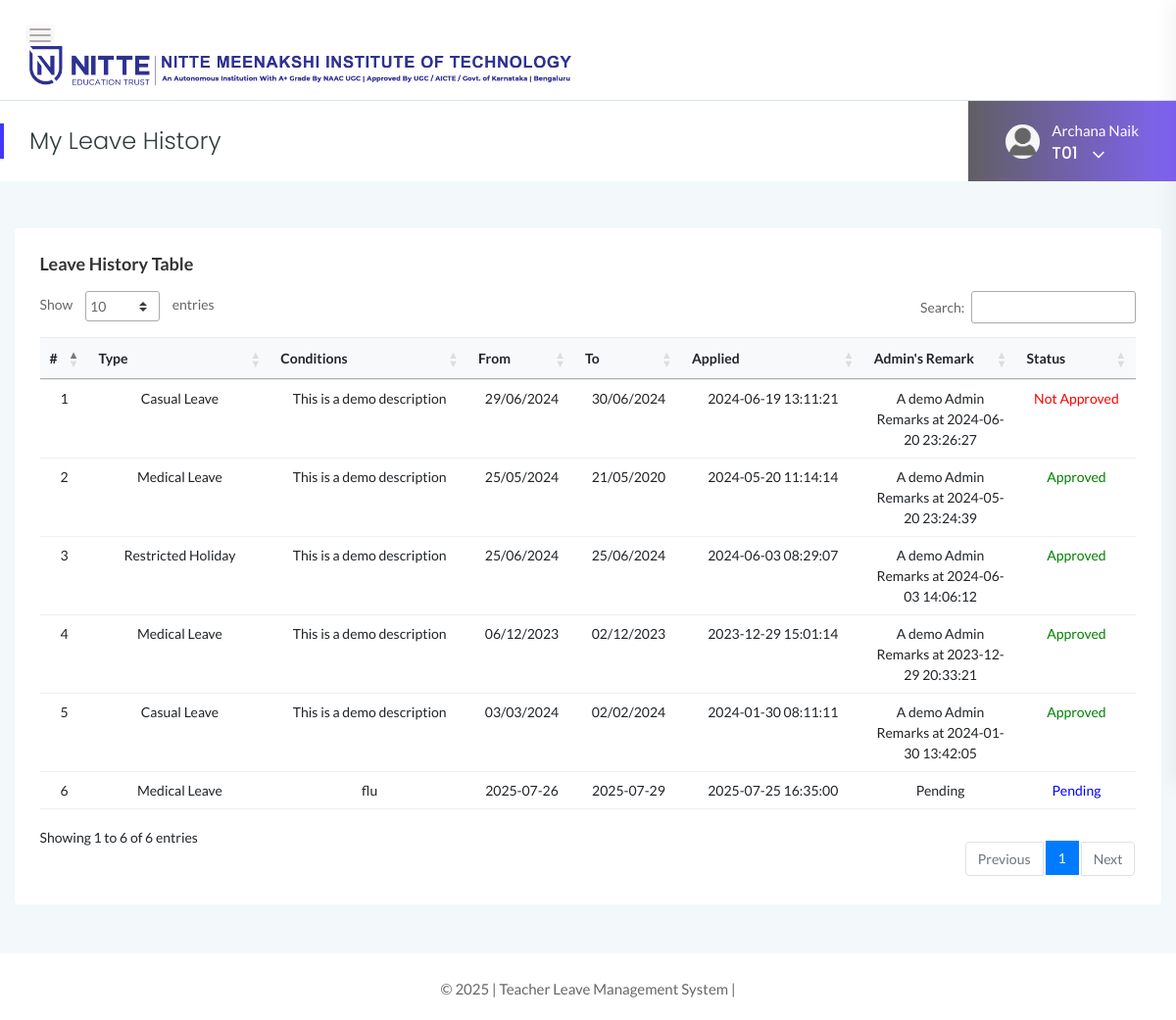
The app's page /webapp/teachers/leave-history.php (signed in) with its own data.
### tables this page shows
CREATE TABLE `tblteachers` (
  `id` int(11) NOT NULL,
  `teacherid` varchar(50) NOT NULL,
  `FirstName` varchar(150) NOT NULL,
  `LastName` varchar(150) NOT NULL,
  `EmailId` varchar(200) NOT NULL,
  `Password` varchar(100) NOT NULL,
  `Gender` varchar(100) NOT NULL,
  `JoiningDate` varchar(100) NOT NULL,
  `Department` varchar(255) NOT NULL,
  `Designation` varchar(255) NOT NULL,
  `Status` int(1) NOT NULL,
  `RegDate` timestamp NOT NULL DEFAULT current_timestamp()
);

CREATE TABLE `tblleaves` (
  `id` int(11) NOT NULL,
  `LeaveType` varchar(110) NOT NULL,
  `ToDate` varchar(120) NOT NULL,
  `FromDate` varchar(120) NOT NULL,
  `Description` mediumtext NOT NULL,
  `PostingDate` timestamp NOT NULL DEFAULT current_timestamp(),
  `AdminRemark` mediumtext DEFAULT NULL,
  `AdminRemarkDate` varchar(120) DEFAULT NULL,
  `Status` int(1) NOT NULL,
  `IsRead` int(1) NOT NULL,
  `teacherid` int(11) DEFAULT NULL
);

### webapp/teachers/leave-history.php (the view, shortened to what this page needs)
<?php
    include('includes/dbconn.php');
    if(strlen($_SESSION['teacherlogin'])==0){
    header('location:../index.php');
    }   else    {
 ?>
<!doctype html>
<html class="no-js" lang="en">
<head>
    <link rel="stylesheet" href="../assets/css/bootstrap.min.css">
    <link rel="stylesheet" href="../assets/css/font-awesome.min.css">
    <link rel="stylesheet" href="../assets/css/themify-icons.css">
    <link rel="stylesheet" href="../assets/css/metisMenu.css">
    <link rel="stylesheet" href="../assets/css/owl.carousel.min.css">
    <link rel="stylesheet" href="../assets/css/slicknav.min.css">
    <link rel="stylesheet" href="https://www.amcharts.com/lib/3/plugins/export/export.css" type="text/css" media="all" />
    <link rel="stylesheet" type="text/css" href="https://cdn.datatables.net/1.10.19/css/jquery.dataTables.css">
    <link rel="stylesheet" type="text/css" href="https://cdn.datatables.net/1.10.18/css/dataTables.bootstrap4.min.css">
    <link rel="stylesheet" type="text/css" href="https://cdn.datatables.net/responsive/2.2.3/css/responsive.bootstrap.min.css">
    <link rel="stylesheet" type="text/css" href="https://cdn.datatables.net/responsive/2.2.3/css/responsive.jqueryui.min.css">
    <link rel="stylesheet" href="../assets/css/typography.css">
    <link rel="stylesheet" href="../assets/css/default-css.css">
    <link rel="stylesheet" href="../assets/css/styles.css">
    <link rel="stylesheet" href="../assets/css/responsive.css">
</head>
<body>
    <div class="page-container">
        <div class="main-content">
            <div class="header-area">
                <div class="row align-items-center">
                    <div class="col-md-6 col-sm-8 clearfix">
                        <div class="nav-btn pull-left">
                            <span></span>
                            <span></span>
                            <span></span>
                        </div>
                        <div class="pull-left">
                            <img src="../assets/images/nittelogo.png" alt="icon" >
                        </div>
                    </div>
                    <div class="col-md-6 col-sm-4 clearfix">
                    </div>
                </div>
            </div>
            <div class="page-title-area">
                <div class="row align-items-center">
                    <div class="col-sm-6">
                        <div class="breadcrumbs-area clearfix">
                            <h4 class="page-title pull-left">My Leave History</h4>
                        </div>
                    </div>
                    <div class="col-sm-6 clearfix">
                         <?php include '../includes/teacher-profile-section.php'?>
                    </div>
                </div>
            </div>
            <div class="main-content-inner">
                <div class="row">
                    <div class="col-12 mt-5">
                        <div class="card">
                            <div class="card-body">
                                <h4 class="header-title">Leave History Table</h4>
                                <div class="data-tables">
                                    <table id="dataTable" class="table table-hover progress-table text-center">
                                        <thead class="bg-light text-capitalize">
                                            <tr>
                                                <th>#</th>
                                                <th width="150">Type</th>
                                                <th>Conditions</th>
                                                <th>From</th>
                                                <th>To</th>
                                                <th width="150">Applied</th>
                                                <th width="120">Admin's Remark</th>
                                                <th>Status</th>
                                            </tr>
                                        </thead>
                                        <tbody>
                                        <?php
                                        $tid=$_SESSION['tid'];
                                        $sql = "SELECT LeaveType,ToDate,FromDate,Description,PostingDate,AdminRemarkDate,AdminRemark,Status from tblleaves where teacherid=:tid";
                                        $query = $dbh -> prepare($sql);
                                        $query->bindParam(':tid',$tid,PDO::PARAM_STR);
                                        $query->execute();
                                        $results=$query->fetchAll(PDO::FETCH_OBJ);
                                        $cnt=1;
                                        if($query->rowCount() > 0){
                                        foreach($results as $result)
                                        {  ?>
                                            <tr>
                                            <td> <?php echo htmlentities($cnt);?></td>
                                            <td><?php echo htmlentities($result->LeaveType);?></td>
                                            <td><?php echo htmlentities($result->Description);?></td>
                                            <td><?php echo htmlentities($result->FromDate);?></td>
                                            <td><?php echo htmlentities($result->ToDate);?></td>
                                            <td><?php echo htmlentities($result->PostingDate);?></td>
                                            <td><?php if($result->AdminRemark=="")
                                            {
                                            echo htmlentities('Pending');
                                            } else {
                                            echo htmlentities(($result->AdminRemark)." "."at"." ".$result->AdminRemarkDate);
                                            }
                                            ?>
                                            </td>
                                            <td> <?php $stats=$result->Status;
                                                if($stats==1){
                                             ?>
                                                 <span style="color: green">Approved</span>
                                                 <?php } if($stats==2)  { ?>
                                                <span style="color: red">Not Approved</span>
                                                 <?php } if($stats==0)  { ?>
                                                <span style="color: blue">Pending</span>
                                                <?php } ?>
                                             </td>
                                        </tr>
                                         <?php $cnt++;} }?>
                                        </tbody>
                                    </table>
                                </div>
                            </div>
                        </div>
                    </div>
                </div>
            </div>
        </div>
        <?php include '../includes/footer.php' ?>
    </div>
</body>
</html>
<?php } ?>

### webapp/includes/teacher-profile-section.php (shortened to what this page needs)
<div class="user-profile pull-right">
         <img class="avatar user-thumb" src="../assets/images/avatar.jpg" alt="avatar">
        <h4 class="user-name dropdown-toggle" data-toggle="dropdown"><?php include 'logged.php' ?> <i class="fa fa-angle-down"></i></h4>
</div>

### webapp/includes/logged.php (shortened to what this page needs)
<?php
    include '../includes/dbconn.php';
    $tid=$_SESSION['tid'];
    $sql = "SELECT FirstName,LastName,teacherid from  tblteachers where id=:tid";
    $query = $dbh -> prepare($sql);
    $query->bindParam(':tid',$tid,PDO::PARAM_STR);
    $query->execute();
    $results=$query->fetchAll(PDO::FETCH_OBJ);
    if($query->rowCount() > 0){
        foreach($results as $result)
    {    ?>
        <p style="color:white;"><?php echo htmlentities($result->FirstName." ".$result->LastName);?></p>
        <span><?php echo htmlentities($result->teacherid)?></span>
<?php }
    }
?>

### webapp/includes/footer.php
<footer>
        <div class="footer-area">
                <p>© <?php echo date("Y");?> | Teacher Leave Management System |</p>
        </div>
</footer>

### webapp/assets/css/typography.css (style rules this page uses)
body { font-size: 14px; font-family: 'Lato', sans-serif; }
h1, h2, h3, h4, h5, h6 { margin: 0; font-family: 'Poppins', sans-serif; }
p { font-family: 'Lato', sans-serif; font-size: 15px; line-height: 26px; color: #444; margin-bottom: 0; }

### webapp/assets/css/default-css.css (style rules this page uses)
* { margin: 0; padding: 0; box-sizing: border-box; }
*, *:before, *:after { -moz-box-sizing: border-box; -webkit-box-sizing: border-box; box-sizing: border-box; }
html { -webkit-font-smoothing: antialiased; }
body { background: #fff; font-weight: normal; -webkit-font-smoothing: antialiased; -webkit-text-size-adjust: 100%; }
img { max-width: 100%; height: auto; }
:root { --primary-color: #4336FB; }

### webapp/assets/css/styles.css (style rules this page uses)
.page-container { width: 100%; height: 100%; min-height: 100vh; padding-left: 280px; -webkit-transition: padding-left 0.3s ease 0s; transition: padding-left 0.3s ease 0s; }
.sbar_collapsed.page-container { padding-left: 0; }
.card { border: none; border-radius: 4px; background-color: #fff; -webkit-transition: all 0.3s ease 0s; transition: all 0.3s ease 0s; }
.card-body { padding: 25.6px; padding: 1.6rem; }
.main-content { width: 100%; background: #f3f8fb; }
.main-content-inner { padding: 0 30px 50px; }
.footer-area { overflow:hidden; }
.header-area { padding: 15px 30px; background: #fff; border-bottom: 1px solid #d8e3e7; overflow:hidden; }
.nav-btn { margin: 10px 30px 0 0; cursor: pointer; }
.nav-btn span { display: block; width: 22px; height: 2px; background: #b3aaaa; margin: 4px 0; border-radius: 15px; -webkit-transition: all 0.3s ease 0s; transition: all 0.3s ease 0s; box-shadow: 0 0 0 4px rgba(99, 96, 96, 0.03); }
.nav-btn span:nth-child(2) { opacity: 0; }
.nav-btn span:first-child { -webkit-transform: rotate(45deg) translate(5px, 5px); transform: rotate(45deg) translate(5px, 5px); }
.nav-btn span:last-child { -webkit-transform: rotate(-45deg) translate(3px, -3px); transform: rotate(-45deg) translate(3px, -3px); }
.sbar_collapsed .nav-btn span { transform: none; opacity: 1; }
.page-title-area { padding: 0 30px; background: #fff; position: relative; }
.page-title-area:before { content: ""; position: absolute; left: 0; top: 50%; width: 4px; height: 36px; background: var(--primary-color); -webkit-transform: translateY(-50%); transform: translateY(-50%); }
.page-title { font-size: 24px; font-weight: 300; color: #313b3d; letter-spacing: 0; margin-right: 30px; }
.user-profile { margin-right: -30px; display: -webkit-box; display: -ms-flexbox; display: flex; -webkit-box-align: center; -ms-flex-align: center; align-items: center; -ms-flex-wrap: wrap; flex-wrap: wrap; background: -webkit-linear-gradient(left, #635f67 0%, #8063f5 100%); background: linear-gradient(to right, #615f64 0%, #8063f5 100%); padding: 17px 38px; position: relative; }
.user-profile img.avatar { height: 35px; width: 35px; border-radius: 50%; margin-right: 12px; }
.user-name { font-size: 17px; font-weight: 500; color: #fff; letter-spacing: 0; cursor: pointer; -webkit-user-select: none; -moz-user-select: none; -ms-user-select: none; user-select: none; }
.user-name i { margin-left: 10px; font-size: 21px; vertical-align: middle; position: relative; }
.notification-area .dropdown-toggle, .user-name.dropdown-toggle { position: relative; }
.notification-area .dropdown-toggle:after, .user-name.dropdown-toggle:after { display: none; }
.header-title { font-family: "Lato", sans-serif; font-size: 18px; font-weight: 600; letter-spacing: 0; color: #333; text-transform: capitalize; margin-bottom: 17px; }
.footer-area { text-align: center; padding: 23px 0 19px; background: #fff; }
.footer-area p { color: #676666; margin-bottom: 0; }
table tr th { border-bottom: none; }
table tr th, table tr td { border-top: 1px solid rgba(120, 130, 140, 0.13) !important; }
table.dataTable.no-footer { border-bottom: 1px solid rgba(120, 130, 140, 0.13) !important; }
table.dataTable thead th, table.dataTable thead td { border-bottom-color: transparent; }

### records on screen
tblteachers: FirstName+LastName "Archana Naik", teacherid "T01"
tblleaves: LeaveType "Casual Leave", Description "This is a demo description", FromDate "29/06/2024", ToDate "30/06/2024", PostingDate "2024-06-19 13:11:21", AdminRemark+AdminRemarkDate "A demo Admin Remarks at 2024-06-20 23:26:27", Status "Not Approved"
tblleaves: LeaveType "Medical Leave", Description "This is a demo description", FromDate "25/05/2024", ToDate "21/05/2020", PostingDate "2024-05-20 11:14:14", AdminRemark+AdminRemarkDate "A demo Admin Remarks at 2024-05-20 23:24:39", Status "Approved"
tblleaves: LeaveType "Restricted Holiday", Description "This is a demo description", FromDate "25/06/2024", ToDate "25/06/2024", PostingDate "2024-06-03 08:29:07", AdminRemark+AdminRemarkDate "A demo Admin Remarks at 2024-06-03 14:06:12", Status "Approved"
tblleaves: LeaveType "Medical Leave", Description "This is a demo description", FromDate "06/12/2023", ToDate "02/12/2023", PostingDate "2023-12-29 15:01:14", AdminRemark+AdminRemarkDate "A demo Admin Remarks at 2023-12-29 20:33:21", Status "Approved"
tblleaves: LeaveType "Casual Leave", Description "This is a demo description", FromDate "03/03/2024", ToDate "02/02/2024", PostingDate "2024-01-30 08:11:11", AdminRemark+AdminRemarkDate "A demo Admin Remarks at 2024-01-30 13:42:05", Status "Approved"
tblleaves: LeaveType "Medical Leave", Description "flu", FromDate "2025-07-26", ToDate "2025-07-29", PostingDate "2025-07-25 16:35:00", Status "Pending"
